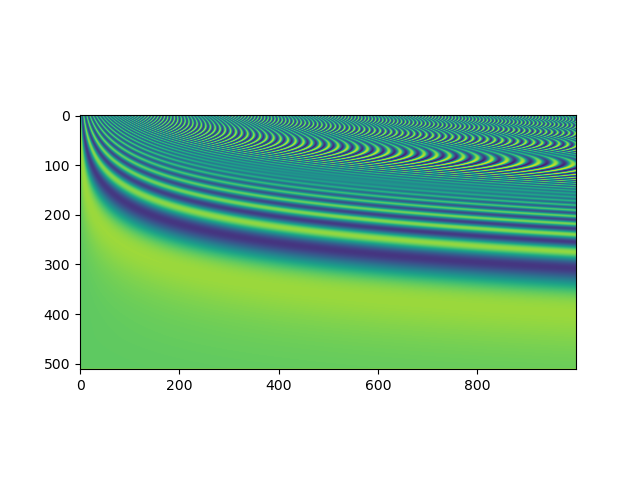

The script that saved this image:
import numpy as np
import matplotlib.pyplot as plt
import torch

class PositionalEncoding:
    def __init__(self) -> None:
        pass

    def encode_tensor(self, batch, d_model):
        encoding = torch.zeros((batch, d_model))
        for index in range(batch):
            for i in range(d_model // 2):
                encoding[index][2 * i] = (
                    np.sin(
                        index / (10000 ** (2*i / d_model))
                    )
                )
                encoding[index][2 * i + 1] = (
                    np.cos(
                        index / (10000 ** (2*i / d_model))
                    )
                )
        return encoding
    
    def encode(self, words, d_model):
        encoding = np.zeros((
            len(words), d_model
        ))
        for index, _ in enumerate(words):
            for i in range(d_model // 2):
                encoding[index][2 * i] = (
                    np.sin(
                        index / (10000 ** (2*i / d_model))
                    )
                )
                encoding[index][2 * i + 1] = (
                    np.cos(
                        index / (10000 ** (2*i / d_model))
                    )
                )
        return encoding
    
if __name__ == "__main__":
    plt.imshow(
        PositionalEncoding().encode([0, ] * 1000, 512).T
    )
    plt.savefig('PositionalEncoding.png')


